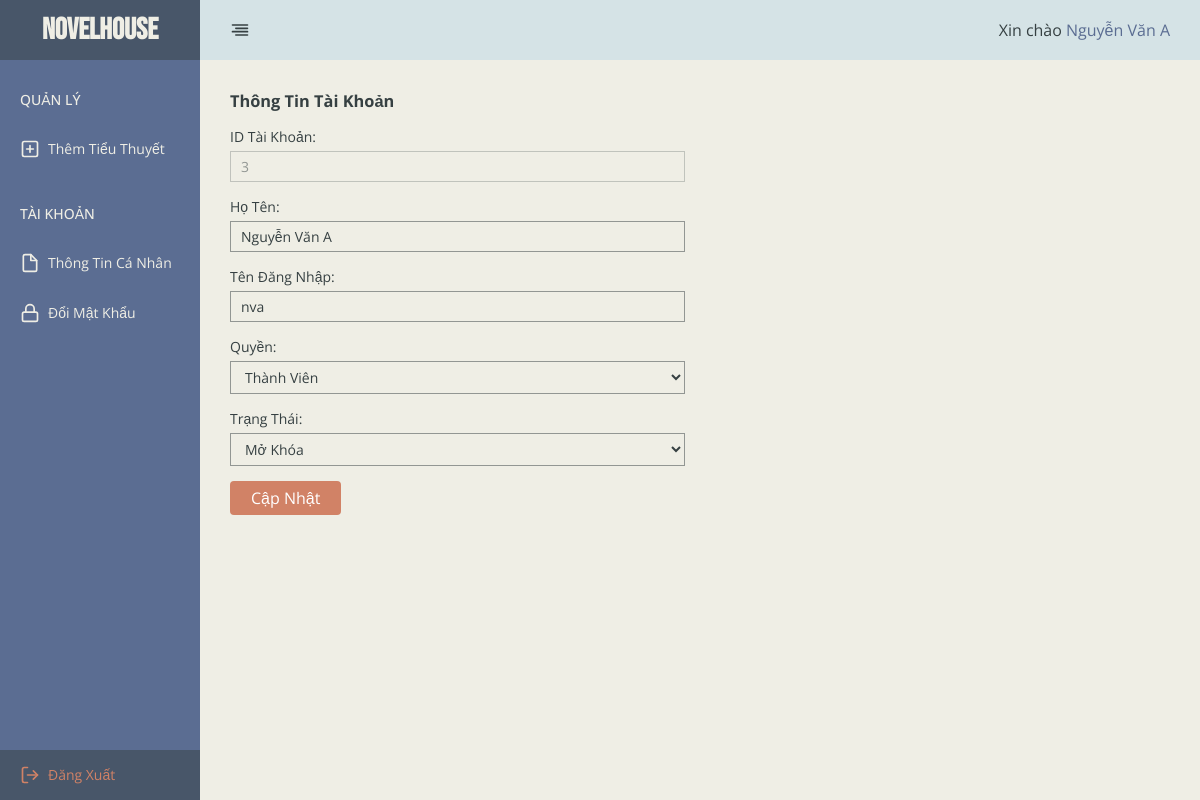
The page /admin/index.php?path=pages/auth/information_edit (signed in) on the database its author committed.
### tables this page shows
CREATE TABLE `users` (
  `user_id` int(10) NOT NULL,
  `full_name` varchar(50) NOT NULL,
  `username` varchar(50) NOT NULL,
  `password` varchar(100) NOT NULL,
  `role` tinyint(1) NOT NULL,
  `active` tinyint(1) NOT NULL
);

### admin/pages/auth/information_edit.php (the view, shortened to what this page needs)
<?php
$user_id = $_SESSION['user_id'];
$sql = "SELECT * FROM users WHERE user_id = $user_id";
$result = $connect->query($sql);
$user = $result->fetch_array(MYSQLI_ASSOC);
?>
<div class="row">
    <div class="col col-6">
        <h3 class="title">Thông Tin Tài Khoản</h3>
        <form action="index.php?path=pages/auth/information_edit_process" method="post">
            <div class="form-group">
                <label for="user_id">ID Tài Khoản:</label>
                <input type="text" name="user_id" class="form-control disabled" value="<?= $user_id ?>" disabled />
            </div>
            <div class="form-group">
                <label for="full_name">Họ Tên:</label>
                <input type="text" name="full_name" class="form-control" value="<?= $user['full_name'] ?>" />
            </div>
            <div class="form-group">
                <label for="username">Tên Đăng Nhập:</label>
                <input type="text" name="username" class="form-control" value="<?= $user['username'] ?>" />
            </div>
            <div class="form-group">
                <label for="role">Quyền:</label>
                <select name="role" class="form-control">
                    <?php $array = [0, 1]; foreach ($array as $item) { ?>
                        <option value="<?= $item ?>" <?= $item == $user['role'] ? 'selected' : '' ?>><?= $item == 0 ? 'Thành Viên' : 'Quản Trị' ?></option>
                    <?php } ?>
                </select>
            </div>
            <div class="form-group">
                <label for="active">Trạng Thái:</label>
                <select name="active" class="form-control">
                    <?php $array = [0, 1]; foreach ($array as $item) { ?>
                        <option value="<?= $item ?>" <?= $item == $user['active'] ? 'selected' : '' ?>><?= $item == 0 ? 'Khóa' : 'Mở Khóa' ?></option>
                    <?php } ?>
                </select>
            </div>
            <button type="submit" class="btn btn-submit">Cập Nhật</button>
        </form>
    </div>
</div>

### admin/assets/css/utility.css (style rules this page uses)
:root { --quaternary-color: #efeee5; --tertiary-color: #f0e2d2; --secondary-color: #d5e3e6; --primary-color: #5b6d92; --accent-color: #d18266; --text-color: #364042; --dark-color-90: rgb(54 64 66 / 90%); --dark-color-50: rgb(54 64 66 / 50%); --white-color: #ffffff; --danger-color: #dc3545; --warning-color: #ffc107; --info-color: #17a2b8; --success-color: #28a745; }
html { font-family: 'Open Sans', sans-serif; }
body { font-family: 'Open Sans', sans-serif; font-size: 14px; color: var(--text-color); }
.row::after { content: ''; display: block; clear: both; }
.row { margin-left: -15px; margin-right: -15px; }
.col { float: left; padding-left: 15px; padding-right: 15px; }
.col-6 { width: 50%; }
.btn { padding: 5px 20px; border: 1px solid transparent; border-radius: 4px; text-align: center; font-size: 16px; cursor: pointer; transition: all 0.3s ease; background-color: var(--accent-color); color: var(--white-color); }
label { display: inline-block; margin-bottom: 5px; }
.form-group { margin-bottom: 15px; }
.form-control { width: 100%; padding: 5px 10px; border: 1px solid var(--dark-color-50); outline: none; background-color: transparent; color: var(--text-color); }
.form-control::placeholder { color: var(--text-color); }
.form-control.disabled { opacity: 0.5; }
h3.title { margin-bottom: 15px; text-transform: capitalize; }

### rows shown on the page
users: full_name "Nguyễn Văn A", username "nva", role "Thành Viên", active "Mở Khóa"

### other values the page prints
$_SESSION['full_name'] "Nguyễn Văn A"
